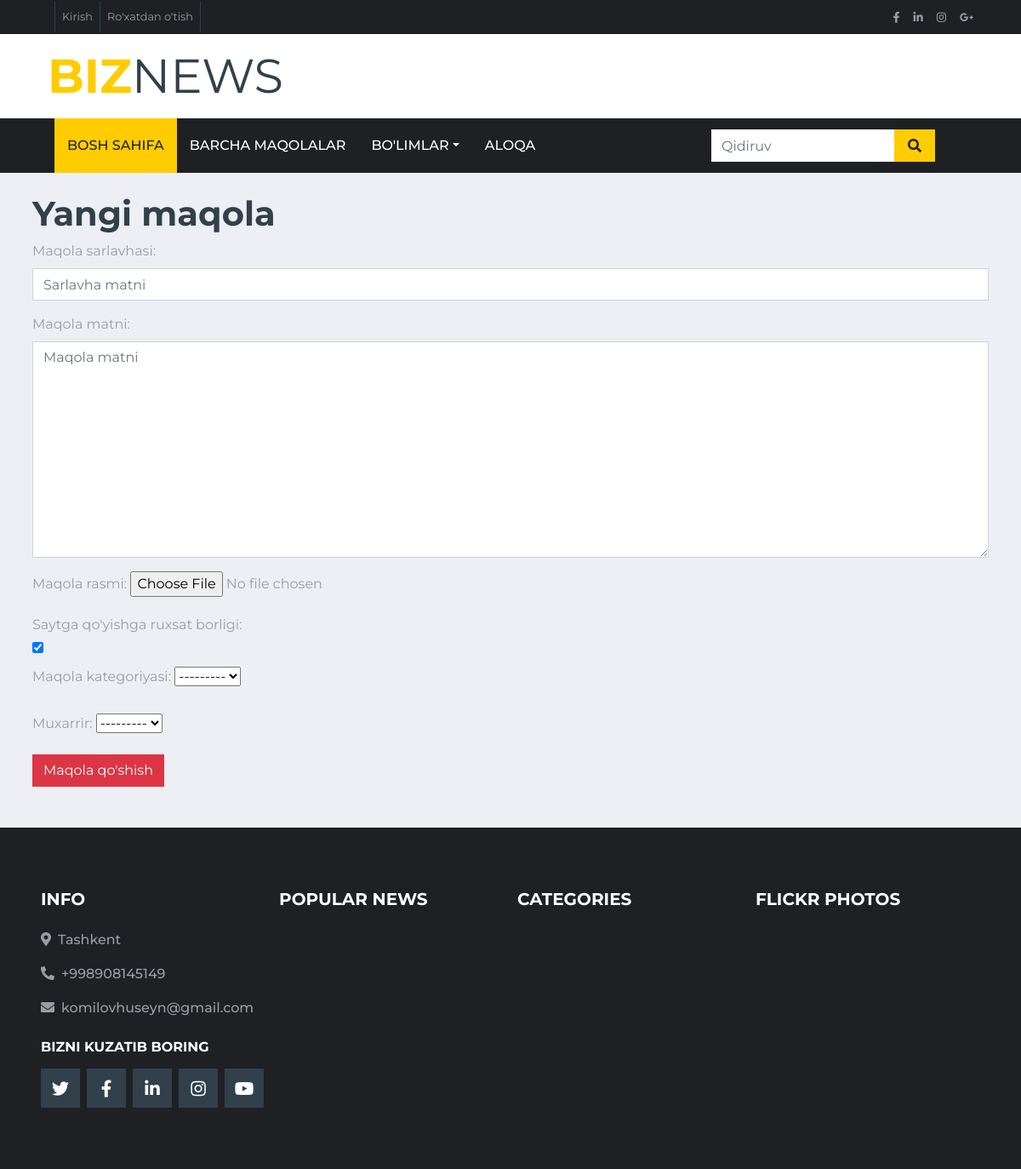
The page /posts/new/ on the database as committed earlier.
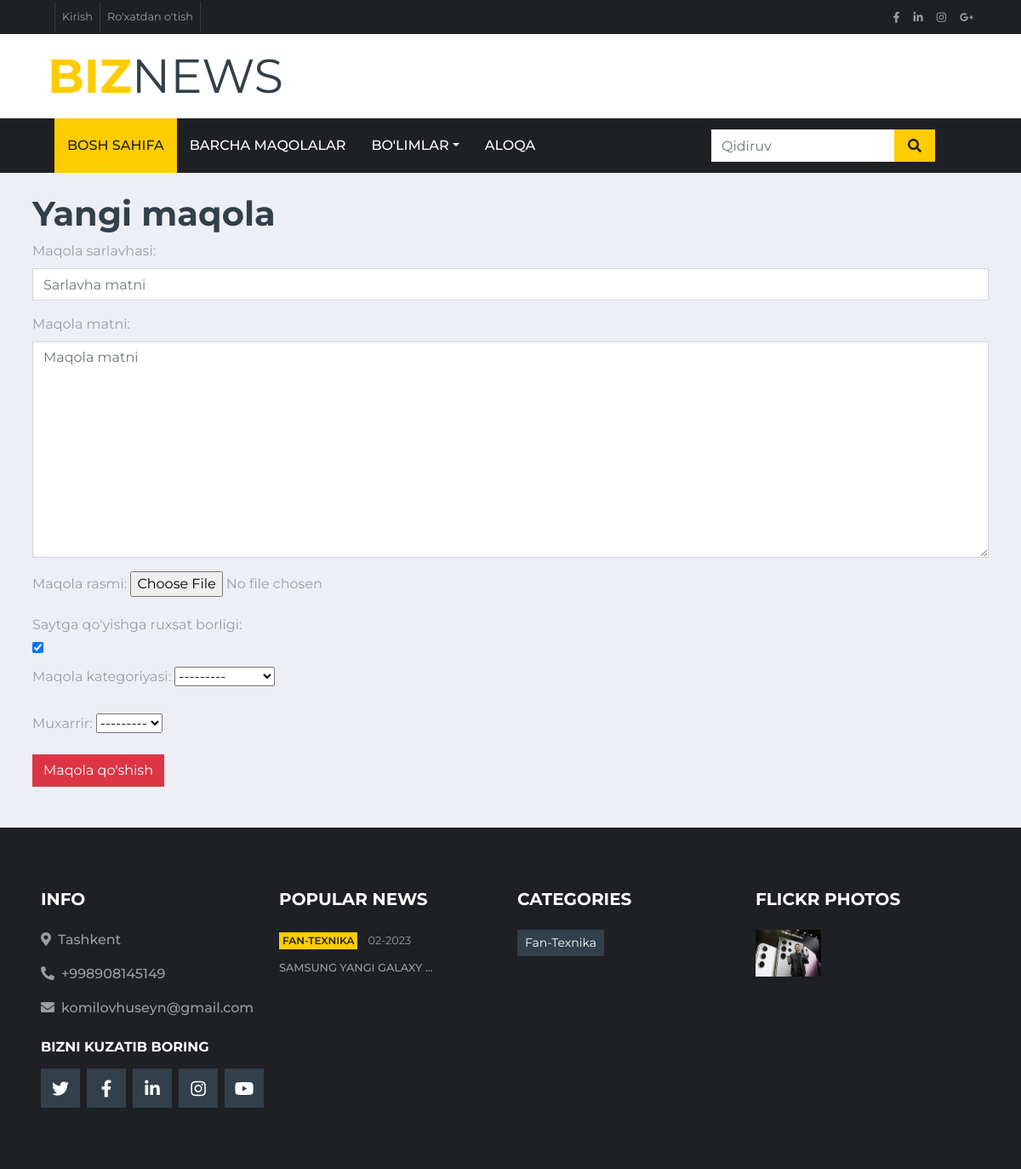
The same page on the database as committed later.
### posts/models.py (models this page shows, shortened)
class CategoryPosts(models.Model):
    title = models.CharField(max_length=150, verbose_name="Maqola kategoriyasi", unique=True)
    def __str__(self):
        return self.title
    class Meta:
        verbose_name = "Maqola kategoriyasi"
        verbose_name_plural = "Maqolalar kategoriyalari"

class PostArticles(models.Model):
    title = models.CharField(max_length=300, verbose_name="Maqola sarlavhasi")
    content = models.TextField(verbose_name="Maqola matni")
    photo = models.ImageField(upload_to='photo/', blank=True, null=True, verbose_name="Maqola rasmi")
    watched = models.IntegerField(default=0, verbose_name="Ko'rishlar soni")
    created_ad = models.DateTimeField(auto_now_add=True, verbose_name="Maqola yaratilgan vaqti")
    update_ad = models.DateTimeField(auto_now=True, verbose_name="Tahrirlangan vaqti")
    is_published = models.BooleanField(default=True, verbose_name="Saytga qo'yishga ruxsat borligi")
    category = models.ForeignKey(CategoryPosts, on_delete=models.CASCADE, verbose_name="Maqola kategoriyasi")
    author = models.ForeignKey(User, default=None, null=True, on_delete=models.CASCADE, verbose_name="Muxarrir")
    class Meta:
        verbose_name = "Maqola"
        verbose_name_plural = "Maqolalar"

### posts/views.py (the view)
# urls.py: path('new/', create_post_articles, name="new"),
def create_post_articles(request):
    if request.method == "POST":
        form = PostArticlesForms(data=request.POST)
        if form.is_valid():
            form.save()
            return redirect('index')
    else:
        form = PostArticlesForms
        context = {
            "title": "Maqola qo'shish",
            'form': form
        }
        return render(request, 'posts/new_article.html', context)

### posts/templatetags/posts_tags.py (called while the page is built)
@register.simple_tag()
def posts_tags():
    return CategoryPosts.objects.all()

@register.simple_tag()
def posts_article_slider():
    article = PostArticles.objects.filter(is_published=True).select_related(
        'category')
    return article[:4]

### posts/templates/posts/new_article.html (shortened to what this page needs)
{% extends 'base.html' %}
{% block main %}
<div class="container"><br>
    <h1>Yangi maqola</h1>
    <form action="" method="post" enctype="multipart/form-data">{% csrf_token %}
        {{ form.as_p }}
        {% if 'update' in request.path %}
        <input type="submit" class="btn btn-danger" value="O'zgarishni saqlash">
        <a href="{{ postarticles.get_absolute_url }}" class="btn btn-danger">O'rqaga</a>
        {% else %}
        <input type="submit" class="btn btn-danger" value="Maqola qo'shish">
        {% endif %}
    </form>
</div>
{% endblock main %}

### templates/components/_footer.html (shortened to what this page needs)
{% load posts_tags %}
{% block footer %}
<div class="container-fluid bg-dark pt-5 px-sm-3 px-md-5 mt-5">
    <div class="row py-4">
        <div class="col-lg-3 col-md-6 mb-5">
            <h5 class="mb-4 text-white text-uppercase font-weight-bold">Info</h5>
            <p class="font-weight-medium"><i class="fa fa-map-marker-alt mr-2"></i>Tashkent</p>
            <p class="font-weight-medium"><i class="fa fa-phone-alt mr-2"></i>+998908145149</p>
            <p class="font-weight-medium"><i class="fa fa-envelope mr-2"></i>komilovhuseyn@gmail.com</p>
            <h6 class="mt-4 mb-3 text-white text-uppercase font-weight-bold">Bizni kuzatib boring</h6>
            <div class="d-flex justify-content-start">
                <a class="btn btn-lg btn-secondary btn-lg-square mr-2" href="#"><i class="fab fa-twitter"></i></a>
                <a class="btn btn-lg btn-secondary btn-lg-square mr-2" href="#"><i class="fab fa-facebook-f"></i></a>
                <a class="btn btn-lg btn-secondary btn-lg-square mr-2" href="#"><i class="fab fa-linkedin-in"></i></a>
                <a class="btn btn-lg btn-secondary btn-lg-square mr-2" href="#"><i class="fab fa-instagram"></i></a>
                <a class="btn btn-lg btn-secondary btn-lg-square" href="#"><i class="fab fa-youtube"></i></a>
            </div>
        </div>
        <div class="col-lg-3 col-md-6 mb-5">
            <h5 class="mb-4 text-white text-uppercase font-weight-bold">Popular News</h5>
            {% posts_article_slider as articles %}
            {% for article in articles %}
            <div class="mb-3">
                <div class="mb-2">
                    <a class="badge badge-primary text-uppercase font-weight-semi-bold p-1 mr-2"
                    href="{% url 'category_filter' article.category %}">{{ article.category }}</a>
                    <a class="text-body" href=""><small>{{ article.created_ad|date:"m-o" }}</small></a>
                </div>
                <a class="small text-body text-uppercase font-weight-medium"
                href="{% url 'article_details' article.pk %}">{{ article.title|truncatewords:3 }}</a>
            </div>
            {% endfor %}
        </div>
        <div class="col-lg-3 col-md-6 mb-5">
            <h5 class="mb-4 text-white text-uppercase font-weight-bold">Categories</h5>
            <div class="m-n1">
                {% posts_tags as posts %}
                {% for post in posts %}
                <a href="{% url 'category_filter' post.title %}" class="btn btn-sm btn-secondary m-1">
                    {{ post.title }}</a>
                {% endfor %}
            </div>
        </div>
        <div class="col-lg-3 col-md-6 mb-5">
            <h5 class="mb-4 text-white text-uppercase font-weight-bold">Flickr Photos</h5>
            <div class="row">
                {% for article in articles %}
                {% if article.photo %}
                <div class="col-4 mb-3">
                    <a href=""><img class="w-100" src="{{ article.photo.url }}" alt=""></a>
                </div>
                {% endif %}
                {% endfor %}
            </div>
        </div>
    </div>
</div>
{% endblock footer %}

Rows that differ between the two databases and show on the page:
added CategoryPosts: title "Fan-Texnika"
added PostArticles: category "FAN-TEXNIKA", created_ad "02-2023", title "SAMSUNG YANGI GALAXY …", photo (picture)
